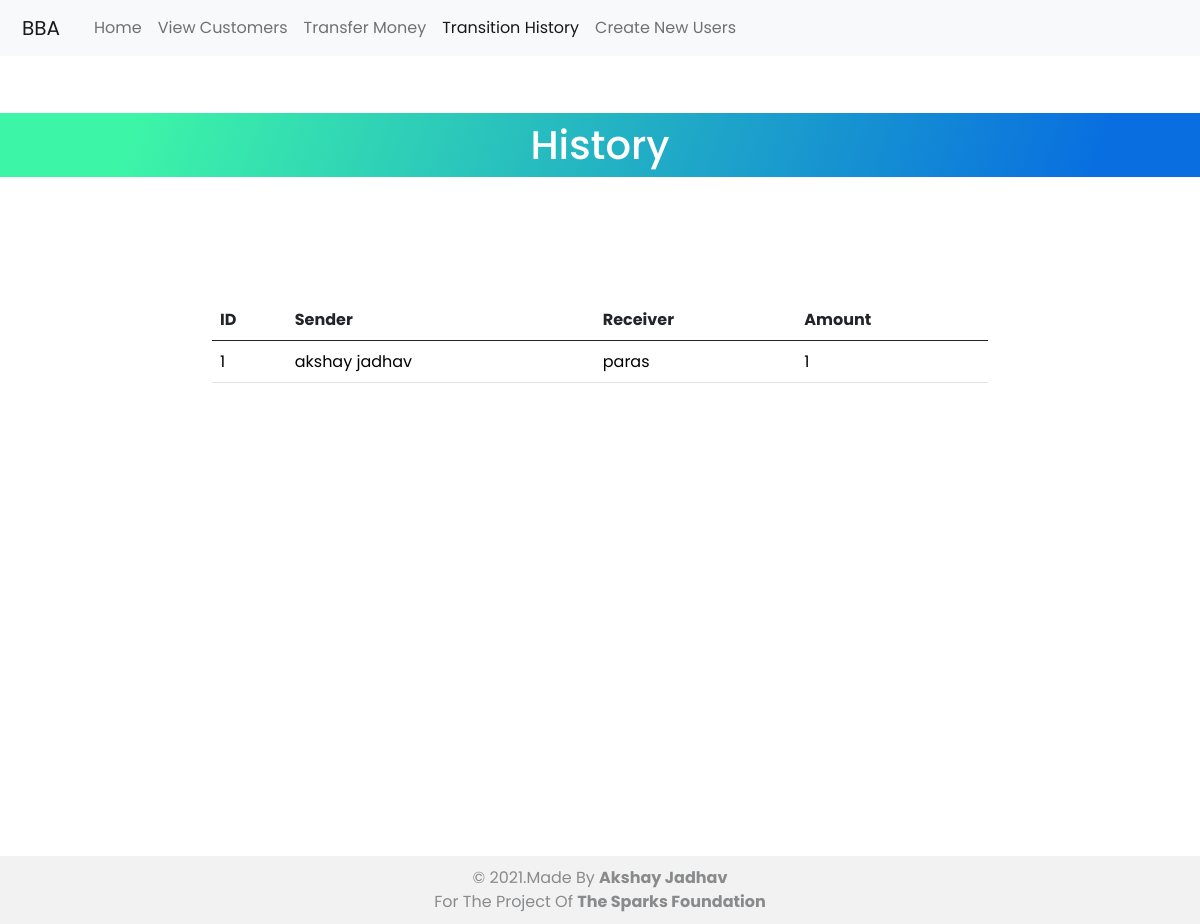
The page /history.php on the database its author committed.
### tables this page shows
CREATE TABLE `transfer` (
  `sid` int(4) NOT NULL,
  `sender` text NOT NULL,
  `receiver` text NOT NULL,
  `amount` int(15) NOT NULL
);

### history.php (the view, shortened to what this page needs)
<?php
include "connection.php";
$select="SELECT * FROM transfer";
$select_query=mysqli_query($con,$select);
?>
<!DOCTYPE html>
<html lang="en">
<head>
    <link href="https://cdn.jsdelivr.net/npm/bootstrap@5.0.2/dist/css/bootstrap.min.css" rel="stylesheet"
 />
    <link rel="stylesheet" href="css/style.css?v=<?php echo time(); ?>">
</head>
<body>
    <nav class="navbar navbar-expand-lg navbar-light bg-light">
        <div class="container-fluid">
            <a class="navbar-brand logo" href="#">BBA</a>
            <div class="collapse navbar-collapse" id="navbarSupportedContent">
                <ul class="navbar-nav me-auto mb-2 mb-lg-0">
                    <li class="nav-item">
                        <a class="nav-link" aria-current="page" href="index.php">Home</a>
                    </li>
                    <li class="nav-item">
                        <a class="nav-link" href="view.php">View Customers</a>
                    </li>
                    <li class="nav-item">
                        <a class="nav-link" href="transaction.php">Transfer Money</a>
                    </li>
                    <li class="nav-item">
                        <a class="nav-link active" href="history.php">Transition History</a>
                    </li>
                    <li class="nav-item">
                        <a class="nav-link" href="user.php">Create New Users</a>
                    </li>
                </ul>
            </div>
        </div>
    </nav>
    <div class="container-fluid">
        <div class="row row-history color">
            <h2 class="text-center">History</h2>
            <br>
            <div class="col-md-offset-2 col-md-8">
                <table class="table">
                    <thead>
                        <tr>
                            <th>ID</th>
                            <th>Sender</th>
                            <th>Receiver</th>
                            <th>Amount</th>
                        </tr>
                    </thead>
                    <tbody>
                        <?php
                        while($row=mysqli_fetch_assoc($select_query)){
                        ?>
                        <tr style="color: #003399">
                            <td><?php echo $row['sid'] ?></td>
                            <td><?php echo $row['sender']?></td>
                            <td><?php echo $row['receiver']?></td>
                            <td><?php echo $row['amount']?></td>
                        </tr>
                        <?php
                        }
                        ?>
                    </tbody>
                </table>
            </div>
        </div>
    </div>
    <footer class="text-center history-footer">
        <p>&copy 2021.Made by <span>Akshay Jadhav</span><br> For the Project of <span>The Sparks Foundation</span></p>
    </footer>
</body>
</html>

### css/style.css (style rules this page uses)
* { margin: 0; padding: 0; box-sizing: border-box; font-family: "Poppins", sans-serif; }
body { height: 100vh; scroll-behavior: smooth; overflow-x: hidden; }
.data-text h1, h2, p { text-transform: capitalize; font-size: 2.5rem; }
.row { display: flex; justify-content: center; align-items: center; height: 50vh; text-align: center; flex-direction: row; flex-wrap: wrap; }
.cust-btn, a { color: white; text-decoration: none; padding: 10px; }
.color h2 { background-image: linear-gradient( 109.6deg, rgba(61,245,167,1) 11.2%, rgba(9,111,224,1) 91.1% ); color: white; padding: 8px 0px; }
td { color: black; }
footer { margin-top: 0px; margin-bottom: 0px; background-color: #f2f2f2; }
footer p { padding: 10px 0px; margin-bottom: 0px; font-size: 1rem; opacity: 0.5; }
footer span { font-weight: bold; }
.view-footer, .transfer-footer, .history-footer { margin-top: 400px; }

### rows shown on the page
transfer: sid "1", sender "akshay jadhav", receiver "paras", amount "1"
